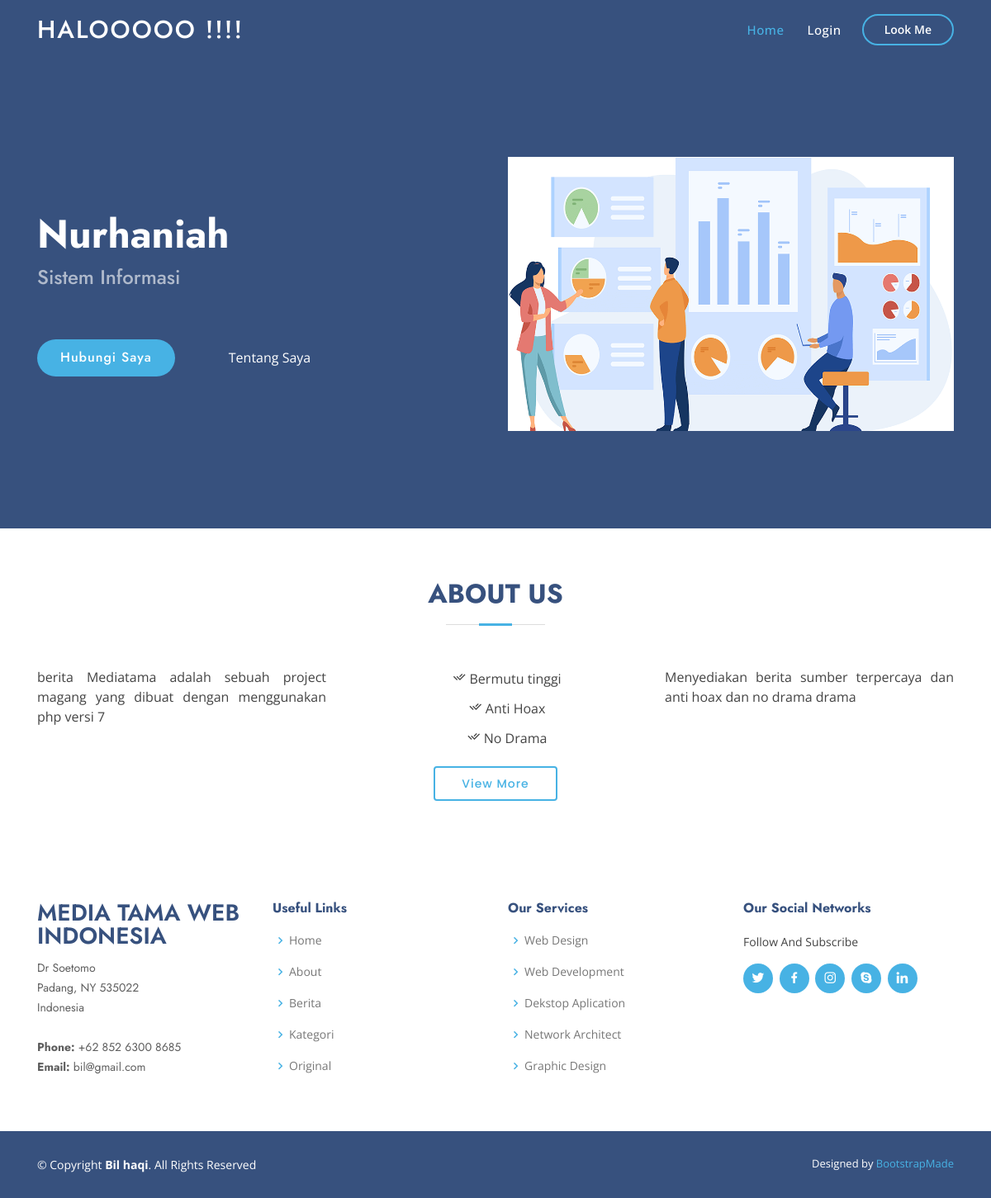
The page /?page=pages/about/view_about on the database its author committed.
### tables this page shows
CREATE TABLE `tbl_about` (
  `about_id` int(11) NOT NULL,
  `about_keterangan_1` text NOT NULL,
  `about_keterangan_2` text NOT NULL,
  `about_keterangan_list` text NOT NULL
);

### pages/about/view_about.php (the view)
<section id="about" class="about">
      <div class="container" data-aos="fade-up">
        <div class="section-title">
          <h2>About Us</h2>
        </div>
        <div class="row content">
        <?php $data = $koneksi->query("SELECT * FROM tbl_about")->fetch_assoc();
          $list_about = explode(',', $data['about_keterangan_list']);
        ?>
          <div class="col-lg-4">
            <p class="text-justify"><?= $data['about_keterangan_1'] ?></p>
          </div>
          <div class="col-lg-4 pt-4 pt-lg-0">
          <div class="text-center">
            <ul>
              <?php
                for ($i=0; $i < count($list_about) ; $i++) {
              ?>
                <li><span class="ri-check-double-line"></span> <?= $list_about[$i] ?></li>
                <?php } ?>
            </ul>
            <a href="https://mediatamaweb.co.id/" class="btn-learn-more">View More</a>
          </div>
          </div>
          <div class="col-lg-4 pt-4 pt-lg-0">
            <p class="text-justify">
            <?= $data['about_keterangan_2'] ?>
            </p>
          </div>
        </div>
      </div>
    </section>

### assets/css/style.css (style rules this page uses)
body { font-family: "Open Sans", sans-serif; color: #444444; }
a { color: #47b2e4; }
h1, h2, h3, h4, h5, h6 { font-family: "Jost", sans-serif; }
section { padding: 60px 0; overflow: hidden; }
.section-title { text-align: center; padding-bottom: 30px; }
.section-title h2 { font-size: 32px; font-weight: bold; text-transform: uppercase; margin-bottom: 20px; padding-bottom: 20px; position: relative; color: #37517e; }
.section-title h2::before { content: ''; position: absolute; display: block; width: 120px; height: 1px; background: #ddd; bottom: 1px; left: calc(50% - 60px); }
.section-title h2::after { content: ''; position: absolute; display: block; width: 40px; height: 3px; background: #47b2e4; bottom: 0; left: calc(50% - 20px); }
.about .content ul { list-style: none; padding: 0; }
.about .content ul li { padding-left: 28px; position: relative; }
.about .content ul li + li { margin-top: 10px; }
.about .content p:last-child { margin-bottom: 0; }
.about .content .btn-learn-more { font-family: "Poppins", sans-serif; font-weight: 500; font-size: 14px; letter-spacing: 1px; display: inline-block; padding: 12px 32px; border-radius: 4px; transition: 0.3s; line-height: 1; color: #47b2e4; -webkit-animation-delay: 0.8s; animation-delay: 0.8s; margin-top: 6px; border: 2px solid #47b2e4; }

### rows shown on the page
tbl_about: about_keterangan_1 "berita Mediatama adalah sebuah project magang yang dibuat dengan menggunakan php versi 7", about_keterangan_list "Bermutu tinggi", about_keterangan_list "Anti Hoax", about_keterangan_list "No Drama", about_keterangan_2 "Menyediakan berita sumber terpercaya dan anti hoax dan no drama drama"
